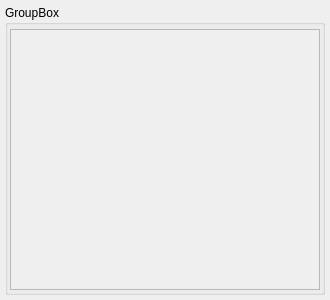
<?xml version="1.0" encoding="UTF-8"?>
<ui version="4.0">
 <class>Relay</class>
 <widget class="QWidget" name="Relay">
  <property name="geometry">
   <rect>
    <x>0</x>
    <y>0</y>
    <width>330</width>
    <height>300</height>
   </rect>
  </property>
  <property name="minimumSize">
   <size>
    <width>330</width>
    <height>300</height>
   </size>
  </property>
  <property name="windowTitle">
   <string>Form</string>
  </property>
  <widget class="QGroupBox" name="groupBox">
   <property name="geometry">
    <rect>
     <x>5</x>
     <y>5</y>
     <width>320</width>
     <height>290</height>
    </rect>
   </property>
   <property name="title">
    <string>GroupBox</string>
   </property>
   <widget class="QScrollArea" name="scrollArea">
    <property name="geometry">
     <rect>
      <x>5</x>
      <y>24</y>
      <width>310</width>
      <height>261</height>
     </rect>
    </property>
    <property name="widgetResizable">
     <bool>true</bool>
    </property>
    <widget class="QWidget" name="scrollAreaWidgetContents">
     <property name="geometry">
      <rect>
       <x>0</x>
       <y>0</y>
       <width>308</width>
       <height>259</height>
      </rect>
     </property>
     <property name="sizePolicy">
      <sizepolicy hsizetype="Expanding" vsizetype="Expanding">
       <horstretch>0</horstretch>
       <verstretch>0</verstretch>
      </sizepolicy>
     </property>
    </widget>
   </widget>
  </widget>
 </widget>
 <resources/>
 <connections/>
</ui>
